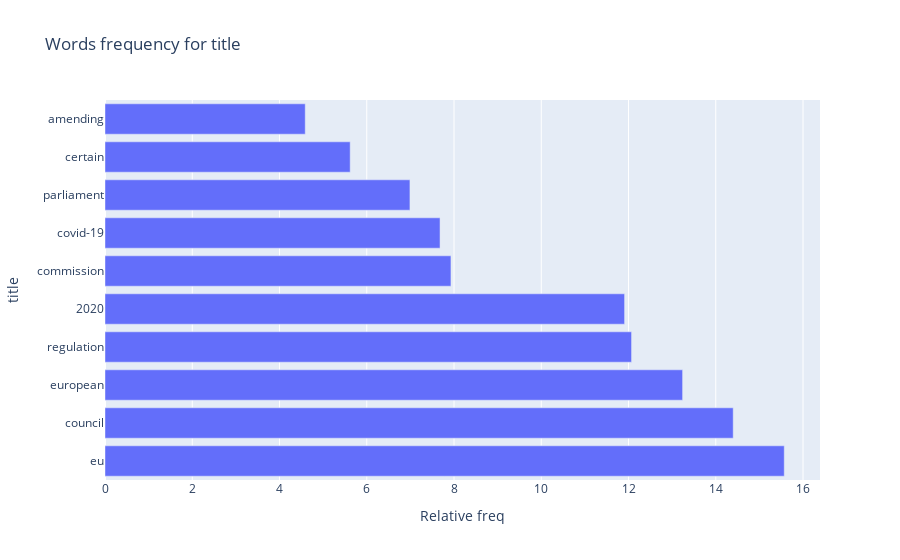
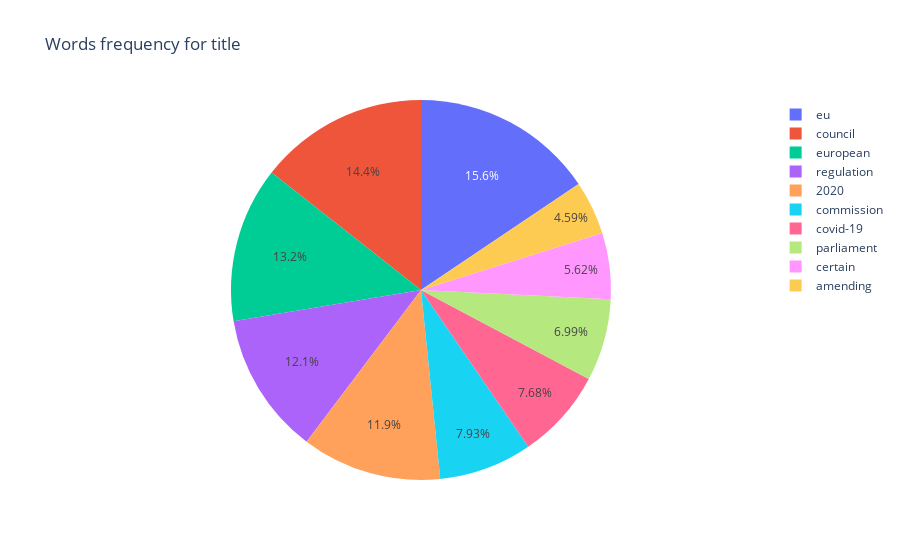
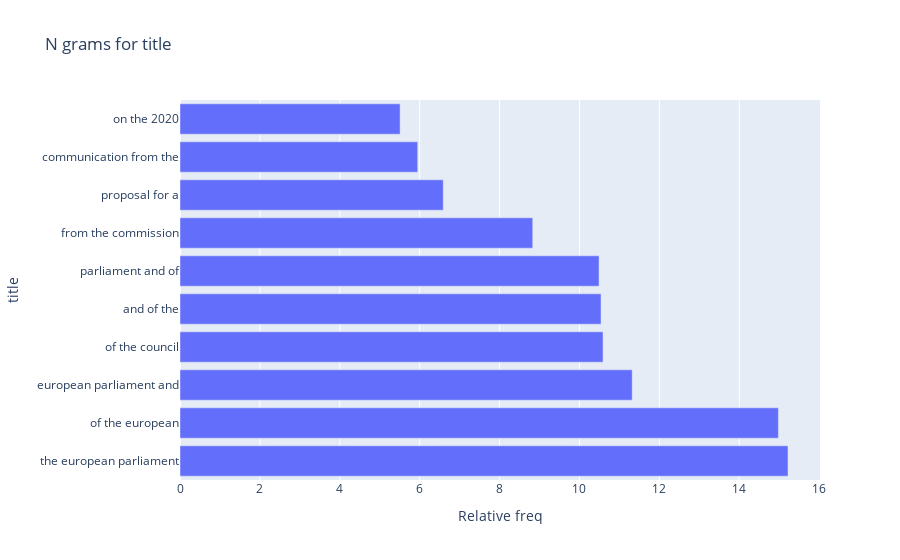
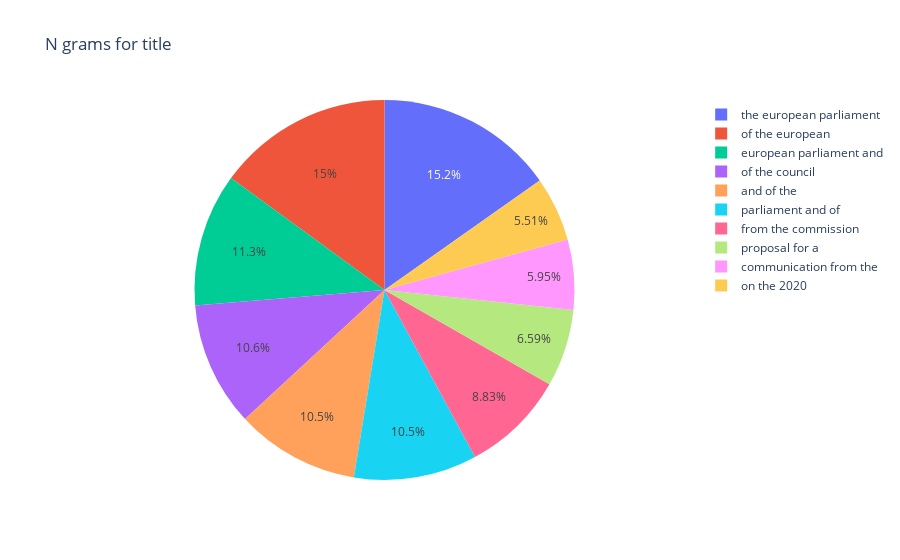

Source (notebook cell) for these figures, in order:
### Code cell
eda_textual(eurlex_dataframe[TEXTUAL_DATA])

### Figure 1 — Plotly figure (JSON) as saved in the notebook; plotly's stock layout.template omitted (floating-point values rounded to 4 significant figures)
{"data": [{"alignmentgroup": "True", "hovertemplate": "Relative freq=%{x}<br>title=%{y}<extra></extra>", "legendgroup": "", "marker": {"color": "#636efa"}, "name": "", "offsetgroup": "", "orientation": "h", "showlegend": false, "textposition": "auto", "type": "bar", "x": [15.57, 14.4, 13.24, 12.07, 11.91, 7.93, 7.68, 6.99, 5.62, 4.59], "xaxis": "x", "y": ["eu", "council", "european", "regulation", "2020", "commission", "covid-19", "parliament", "certain", "amending"], "yaxis": "y"}], "layout": {"barmode": "relative", "legend": {"tracegroupgap": 0}, "title": {"text": "Words frequency for title"}, "xaxis": {"anchor": "y", "domain": [0.0, 1.0], "title": {"text": "Relative freq"}}, "yaxis": {"anchor": "x", "domain": [0.0, 1.0], "title": {"text": "title"}}}}

### Figure 2 — Plotly figure (JSON) as saved in the notebook; plotly's stock layout.template omitted (floating-point values rounded to 4 significant figures)
{"data": [{"domain": {"x": [0.0, 1.0], "y": [0.0, 1.0]}, "hovertemplate": "title=%{label}<br>Relative freq=%{value}<extra></extra>", "labels": ["eu", "council", "european", "regulation", "2020", "commission", "covid-19", "parliament", "certain", "amending"], "legendgroup": "", "name": "", "showlegend": true, "type": "pie", "values": [15.57, 14.4, 13.24, 12.07, 11.91, 7.93, 7.68, 6.99, 5.62, 4.59]}], "layout": {"legend": {"tracegroupgap": 0}, "title": {"text": "Words frequency for title"}}}

### Figure 3 — Plotly figure (JSON) as saved in the notebook; plotly's stock layout.template omitted (floating-point values rounded to 4 significant figures)
{"data": [{"alignmentgroup": "True", "hovertemplate": "Relative freq=%{x}<br>title=%{y}<extra></extra>", "legendgroup": "", "marker": {"color": "#636efa"}, "name": "", "offsetgroup": "", "orientation": "h", "showlegend": false, "textposition": "auto", "type": "bar", "x": [15.22, 14.98, 11.32, 10.59, 10.54, 10.49, 8.83, 6.59, 5.95, 5.51], "xaxis": "x", "y": ["the european parliament", "of the european", "european parliament and", "of the council", "and of the", "parliament and of", "from the commission", "proposal for a", "communication from the", "on the 2020"], "yaxis": "y"}], "layout": {"barmode": "relative", "legend": {"tracegroupgap": 0}, "title": {"text": "N grams for title"}, "xaxis": {"anchor": "y", "domain": [0.0, 1.0], "title": {"text": "Relative freq"}}, "yaxis": {"anchor": "x", "domain": [0.0, 1.0], "title": {"text": "title"}}}}

### Figure 4 — Plotly figure (JSON) as saved in the notebook; plotly's stock layout.template omitted (floating-point values rounded to 4 significant figures)
{"data": [{"domain": {"x": [0.0, 1.0], "y": [0.0, 1.0]}, "hovertemplate": "title=%{label}<br>Relative freq=%{value}<extra></extra>", "labels": ["the european parliament", "of the european", "european parliament and", "of the council", "and of the", "parliament and of", "from the commission", "proposal for a", "communication from the", "on the 2020"], "legendgroup": "", "name": "", "showlegend": true, "type": "pie", "values": [15.22, 14.98, 11.32, 10.59, 10.54, 10.49, 8.83, 6.59, 5.95, 5.51]}], "layout": {"legend": {"tracegroupgap": 0}, "title": {"text": "N grams for title"}}}
